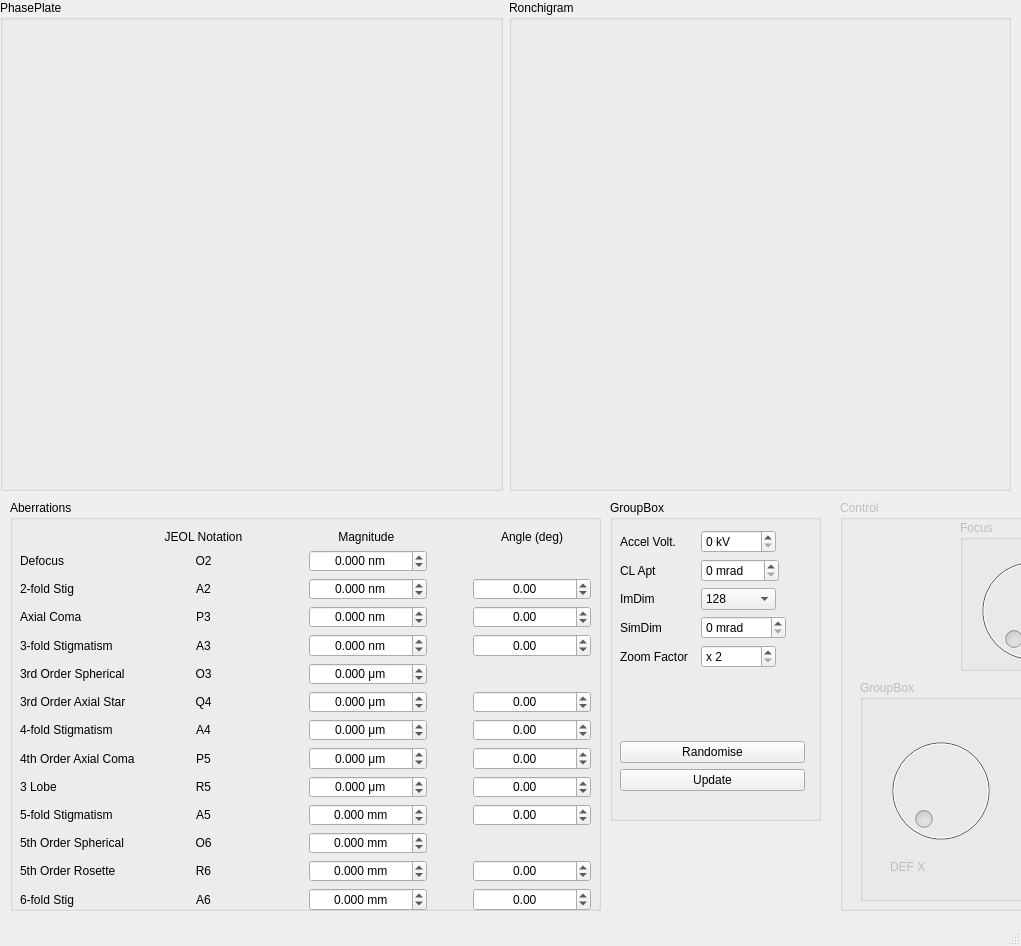
<?xml version="1.0" encoding="UTF-8"?>
<ui version="4.0">
 <class>MainWindow</class>
 <widget class="QMainWindow" name="MainWindow">
  <property name="geometry">
   <rect>
    <x>0</x>
    <y>0</y>
    <width>1021</width>
    <height>946</height>
   </rect>
  </property>
  <property name="windowTitle">
   <string>MainWindow</string>
  </property>
  <widget class="QWidget" name="centralwidget">
   <widget class="QWidget" name="horizontalLayoutWidget">
    <property name="geometry">
     <rect>
      <x>0</x>
      <y>0</y>
      <width>1011</width>
      <height>491</height>
     </rect>
    </property>
    <layout class="QHBoxLayout" name="horizontalLayout">
     <item>
      <widget class="QGroupBox" name="groupBox">
       <property name="title">
        <string>PhasePlate</string>
       </property>
       <widget class="QWidget" name="horizontalLayoutWidget_2">
        <property name="geometry">
         <rect>
          <x>10</x>
          <y>30</y>
          <width>481</width>
          <height>451</height>
         </rect>
        </property>
        <layout class="QHBoxLayout" name="Phase_Layout"/>
       </widget>
      </widget>
     </item>
     <item>
      <widget class="QGroupBox" name="groupBox_2">
       <property name="title">
        <string>Ronchigram</string>
       </property>
       <widget class="QWidget" name="horizontalLayoutWidget_3">
        <property name="geometry">
         <rect>
          <x>10</x>
          <y>30</y>
          <width>481</width>
          <height>451</height>
         </rect>
        </property>
        <layout class="QHBoxLayout" name="Ronch_Layout"/>
       </widget>
      </widget>
     </item>
    </layout>
   </widget>
   <widget class="QGroupBox" name="groupBox_3">
    <property name="geometry">
     <rect>
      <x>10</x>
      <y>500</y>
      <width>591</width>
      <height>411</height>
     </rect>
    </property>
    <property name="title">
     <string>Aberrations</string>
    </property>
    <widget class="QWidget" name="gridLayoutWidget">
     <property name="geometry">
      <rect>
       <x>10</x>
       <y>30</y>
       <width>571</width>
       <height>381</height>
      </rect>
     </property>
     <layout class="QGridLayout" name="gridLayout">
      <item row="0" column="1">
       <widget class="QLabel" name="label_2">
        <property name="text">
         <string>JEOL Notation</string>
        </property>
        <property name="alignment">
         <set>Qt::AlignCenter</set>
        </property>
       </widget>
      </item>
      <item row="8" column="1">
       <widget class="QLabel" name="P5_not_label">
        <property name="text">
         <string>P5</string>
        </property>
        <property name="alignment">
         <set>Qt::AlignCenter</set>
        </property>
       </widget>
      </item>
      <item row="2" column="0">
       <widget class="QLabel" name="A2_label">
        <property name="text">
         <string>2-fold Stig</string>
        </property>
       </widget>
      </item>
      <item row="6" column="0">
       <widget class="QLabel" name="Q4_label">
        <property name="text">
         <string>3rd Order Axial Star</string>
        </property>
       </widget>
      </item>
      <item row="13" column="1">
       <widget class="QLabel" name="A6_not_label">
        <property name="text">
         <string>A6</string>
        </property>
        <property name="alignment">
         <set>Qt::AlignCenter</set>
        </property>
       </widget>
      </item>
      <item row="1" column="0">
       <widget class="QLabel" name="O2_label">
        <property name="text">
         <string>Defocus</string>
        </property>
       </widget>
      </item>
      <item row="5" column="1">
       <widget class="QLabel" name="O3_not_label">
        <property name="text">
         <string>O3</string>
        </property>
        <property name="alignment">
         <set>Qt::AlignCenter</set>
        </property>
       </widget>
      </item>
      <item row="9" column="0">
       <widget class="QLabel" name="R5_label">
        <property name="text">
         <string>3 Lobe</string>
        </property>
       </widget>
      </item>
      <item row="1" column="1">
       <widget class="QLabel" name="O2_not_label">
        <property name="text">
         <string>O2</string>
        </property>
        <property name="alignment">
         <set>Qt::AlignCenter</set>
        </property>
       </widget>
      </item>
      <item row="10" column="1">
       <widget class="QLabel" name="A5_not_label">
        <property name="text">
         <string>A5</string>
        </property>
        <property name="alignment">
         <set>Qt::AlignCenter</set>
        </property>
       </widget>
      </item>
      <item row="13" column="0">
       <widget class="QLabel" name="A6_label">
        <property name="text">
         <string>6-fold Stig</string>
        </property>
       </widget>
      </item>
      <item row="7" column="1">
       <widget class="QLabel" name="A4_not_label">
        <property name="text">
         <string>A4</string>
        </property>
        <property name="alignment">
         <set>Qt::AlignCenter</set>
        </property>
       </widget>
      </item>
      <item row="8" column="0">
       <widget class="QLabel" name="P5_label">
        <property name="text">
         <string>4th Order Axial Coma</string>
        </property>
       </widget>
      </item>
      <item row="0" column="3">
       <widget class="QLabel" name="label_4">
        <property name="text">
         <string>Magnitude </string>
        </property>
        <property name="alignment">
         <set>Qt::AlignCenter</set>
        </property>
       </widget>
      </item>
      <item row="4" column="0">
       <widget class="QLabel" name="A3_label">
        <property name="text">
         <string>3-fold Stigmatism</string>
        </property>
       </widget>
      </item>
      <item row="3" column="0">
       <widget class="QLabel" name="P3_label">
        <property name="text">
         <string>Axial Coma</string>
        </property>
       </widget>
      </item>
      <item row="10" column="0">
       <widget class="QLabel" name="A5_label">
        <property name="text">
         <string>5-fold Stigmatism</string>
        </property>
       </widget>
      </item>
      <item row="1" column="4">
       <spacer name="horizontalSpacer">
        <property name="orientation">
         <enum>Qt::Horizontal</enum>
        </property>
        <property name="sizeType">
         <enum>QSizePolicy::Fixed</enum>
        </property>
        <property name="sizeHint" stdset="0">
         <size>
          <width>40</width>
          <height>20</height>
         </size>
        </property>
       </spacer>
      </item>
      <item row="6" column="1">
       <widget class="QLabel" name="Q4_not_label">
        <property name="text">
         <string>Q4</string>
        </property>
        <property name="alignment">
         <set>Qt::AlignCenter</set>
        </property>
       </widget>
      </item>
      <item row="11" column="1">
       <widget class="QLabel" name="O6_not_label">
        <property name="text">
         <string>O6</string>
        </property>
        <property name="alignment">
         <set>Qt::AlignCenter</set>
        </property>
       </widget>
      </item>
      <item row="0" column="5">
       <widget class="QLabel" name="ang_label">
        <property name="text">
         <string>Angle (deg)</string>
        </property>
        <property name="alignment">
         <set>Qt::AlignCenter</set>
        </property>
       </widget>
      </item>
      <item row="1" column="2">
       <spacer name="horizontalSpacer_2">
        <property name="orientation">
         <enum>Qt::Horizontal</enum>
        </property>
        <property name="sizeType">
         <enum>QSizePolicy::Fixed</enum>
        </property>
        <property name="sizeHint" stdset="0">
         <size>
          <width>40</width>
          <height>20</height>
         </size>
        </property>
       </spacer>
      </item>
      <item row="4" column="1">
       <widget class="QLabel" name="A3_not_label">
        <property name="text">
         <string>A3</string>
        </property>
        <property name="alignment">
         <set>Qt::AlignCenter</set>
        </property>
       </widget>
      </item>
      <item row="3" column="1">
       <widget class="QLabel" name="P3_not_label">
        <property name="text">
         <string>P3</string>
        </property>
        <property name="alignment">
         <set>Qt::AlignCenter</set>
        </property>
       </widget>
      </item>
      <item row="5" column="0">
       <widget class="QLabel" name="O3_label">
        <property name="text">
         <string>3rd Order Spherical</string>
        </property>
       </widget>
      </item>
      <item row="12" column="0">
       <widget class="QLabel" name="R6_label">
        <property name="text">
         <string>5th Order Rosette</string>
        </property>
       </widget>
      </item>
      <item row="12" column="1">
       <widget class="QLabel" name="R6_not_label">
        <property name="text">
         <string>R6</string>
        </property>
        <property name="alignment">
         <set>Qt::AlignCenter</set>
        </property>
       </widget>
      </item>
      <item row="11" column="0">
       <widget class="QLabel" name="O6_label">
        <property name="text">
         <string>5th Order Spherical</string>
        </property>
       </widget>
      </item>
      <item row="9" column="1">
       <widget class="QLabel" name="R5_not_label">
        <property name="text">
         <string>R5</string>
        </property>
        <property name="alignment">
         <set>Qt::AlignCenter</set>
        </property>
       </widget>
      </item>
      <item row="7" column="0">
       <widget class="QLabel" name="A4_label">
        <property name="text">
         <string>4-fold Stigmatism</string>
        </property>
       </widget>
      </item>
      <item row="2" column="1">
       <widget class="QLabel" name="A2_label_2">
        <property name="text">
         <string>A2</string>
        </property>
        <property name="alignment">
         <set>Qt::AlignCenter</set>
        </property>
       </widget>
      </item>
      <item row="1" column="3">
       <widget class="QDoubleSpinBox" name="O2_doubleSpinBox">
        <property name="alignment">
         <set>Qt::AlignCenter</set>
        </property>
        <property name="suffix">
         <string> nm</string>
        </property>
        <property name="decimals">
         <number>3</number>
        </property>
        <property name="minimum">
         <double>-1000.000000000000000</double>
        </property>
        <property name="maximum">
         <double>1000.000000000000000</double>
        </property>
       </widget>
      </item>
      <item row="2" column="5">
       <widget class="QDoubleSpinBox" name="A2_ang_doubleSpinBox">
        <property name="alignment">
         <set>Qt::AlignCenter</set>
        </property>
        <property name="minimum">
         <double>-180.000000000000000</double>
        </property>
        <property name="maximum">
         <double>180.000000000000000</double>
        </property>
       </widget>
      </item>
      <item row="2" column="3">
       <widget class="QDoubleSpinBox" name="A2_doubleSpinBox">
        <property name="alignment">
         <set>Qt::AlignCenter</set>
        </property>
        <property name="suffix">
         <string> nm</string>
        </property>
        <property name="decimals">
         <number>3</number>
        </property>
        <property name="minimum">
         <double>-1000.000000000000000</double>
        </property>
        <property name="maximum">
         <double>1000.000000000000000</double>
        </property>
       </widget>
      </item>
      <item row="4" column="5">
       <widget class="QDoubleSpinBox" name="A3_ang_doubleSpinBox">
        <property name="alignment">
         <set>Qt::AlignCenter</set>
        </property>
        <property name="minimum">
         <double>-180.000000000000000</double>
        </property>
        <property name="maximum">
         <double>180.000000000000000</double>
        </property>
       </widget>
      </item>
      <item row="5" column="3">
       <widget class="QDoubleSpinBox" name="O3_doubleSpinBox">
        <property name="alignment">
         <set>Qt::AlignCenter</set>
        </property>
        <property name="suffix">
         <string> μm</string>
        </property>
        <property name="decimals">
         <number>3</number>
        </property>
        <property name="minimum">
         <double>-1000.000000000000000</double>
        </property>
        <property name="maximum">
         <double>1000.000000000000000</double>
        </property>
       </widget>
      </item>
      <item row="11" column="3">
       <widget class="QDoubleSpinBox" name="O6_doubleSpinBox">
        <property name="alignment">
         <set>Qt::AlignCenter</set>
        </property>
        <property name="suffix">
         <string> mm</string>
        </property>
        <property name="decimals">
         <number>3</number>
        </property>
        <property name="minimum">
         <double>-1000.000000000000000</double>
        </property>
        <property name="maximum">
         <double>1000.000000000000000</double>
        </property>
       </widget>
      </item>
      <item row="3" column="5">
       <widget class="QDoubleSpinBox" name="P3_ang_doubleSpinBox">
        <property name="alignment">
         <set>Qt::AlignCenter</set>
        </property>
        <property name="minimum">
         <double>-180.000000000000000</double>
        </property>
        <property name="maximum">
         <double>180.000000000000000</double>
        </property>
       </widget>
      </item>
      <item row="3" column="3">
       <widget class="QDoubleSpinBox" name="P3_doubleSpinBox">
        <property name="alignment">
         <set>Qt::AlignCenter</set>
        </property>
        <property name="suffix">
         <string> nm</string>
        </property>
        <property name="decimals">
         <number>3</number>
        </property>
        <property name="minimum">
         <double>-1000.000000000000000</double>
        </property>
        <property name="maximum">
         <double>1000.000000000000000</double>
        </property>
       </widget>
      </item>
      <item row="8" column="5">
       <widget class="QDoubleSpinBox" name="P5_ang_doubleSpinBox">
        <property name="alignment">
         <set>Qt::AlignCenter</set>
        </property>
        <property name="minimum">
         <double>-180.000000000000000</double>
        </property>
        <property name="maximum">
         <double>180.000000000000000</double>
        </property>
       </widget>
      </item>
      <item row="13" column="3">
       <widget class="QDoubleSpinBox" name="A6_doubleSpinBox">
        <property name="alignment">
         <set>Qt::AlignCenter</set>
        </property>
        <property name="suffix">
         <string> mm</string>
        </property>
        <property name="decimals">
         <number>3</number>
        </property>
        <property name="minimum">
         <double>-1000.000000000000000</double>
        </property>
        <property name="maximum">
         <double>1000.000000000000000</double>
        </property>
       </widget>
      </item>
      <item row="10" column="3">
       <widget class="QDoubleSpinBox" name="A5_doubleSpinBox">
        <property name="alignment">
         <set>Qt::AlignCenter</set>
        </property>
        <property name="suffix">
         <string> mm</string>
        </property>
        <property name="decimals">
         <number>3</number>
        </property>
        <property name="minimum">
         <double>-1000.000000000000000</double>
        </property>
        <property name="maximum">
         <double>1000.000000000000000</double>
        </property>
       </widget>
      </item>
      <item row="13" column="5">
       <widget class="QDoubleSpinBox" name="A6_ang_doubleSpinBox">
        <property name="alignment">
         <set>Qt::AlignCenter</set>
        </property>
        <property name="minimum">
         <double>-180.000000000000000</double>
        </property>
        <property name="maximum">
         <double>180.000000000000000</double>
        </property>
       </widget>
      </item>
      <item row="8" column="3">
       <widget class="QDoubleSpinBox" name="P5_doubleSpinBox">
        <property name="alignment">
         <set>Qt::AlignCenter</set>
        </property>
        <property name="suffix">
         <string> μm</string>
        </property>
        <property name="decimals">
         <number>3</number>
        </property>
        <property name="minimum">
         <double>-1000.000000000000000</double>
        </property>
        <property name="maximum">
         <double>1000.000000000000000</double>
        </property>
       </widget>
      </item>
      <item row="6" column="5">
       <widget class="QDoubleSpinBox" name="Q4_ang_doubleSpinBox">
        <property name="alignment">
         <set>Qt::AlignCenter</set>
        </property>
        <property name="minimum">
         <double>-180.000000000000000</double>
        </property>
        <property name="maximum">
         <double>180.000000000000000</double>
        </property>
       </widget>
      </item>
      <item row="6" column="3">
       <widget class="QDoubleSpinBox" name="Q4_doubleSpinBox">
        <property name="alignment">
         <set>Qt::AlignCenter</set>
        </property>
        <property name="suffix">
         <string> μm</string>
        </property>
        <property name="decimals">
         <number>3</number>
        </property>
        <property name="minimum">
         <double>-1000.000000000000000</double>
        </property>
        <property name="maximum">
         <double>1000.000000000000000</double>
        </property>
       </widget>
      </item>
      <item row="9" column="5">
       <widget class="QDoubleSpinBox" name="R5_ang_doubleSpinBox">
        <property name="alignment">
         <set>Qt::AlignCenter</set>
        </property>
        <property name="minimum">
         <double>-180.000000000000000</double>
        </property>
        <property name="maximum">
         <double>180.000000000000000</double>
        </property>
       </widget>
      </item>
      <item row="12" column="5">
       <widget class="QDoubleSpinBox" name="R6_ang_doubleSpinBox">
        <property name="alignment">
         <set>Qt::AlignCenter</set>
        </property>
        <property name="minimum">
         <double>-180.000000000000000</double>
        </property>
        <property name="maximum">
         <double>180.000000000000000</double>
        </property>
       </widget>
      </item>
      <item row="9" column="3">
       <widget class="QDoubleSpinBox" name="R5_doubleSpinBox">
        <property name="alignment">
         <set>Qt::AlignCenter</set>
        </property>
        <property name="suffix">
         <string> μm</string>
        </property>
        <property name="decimals">
         <number>3</number>
        </property>
        <property name="minimum">
         <double>-1000.000000000000000</double>
        </property>
        <property name="maximum">
         <double>1000.000000000000000</double>
        </property>
       </widget>
      </item>
      <item row="12" column="3">
       <widget class="QDoubleSpinBox" name="R6_doubleSpinBox">
        <property name="alignment">
         <set>Qt::AlignCenter</set>
        </property>
        <property name="suffix">
         <string> mm</string>
        </property>
        <property name="decimals">
         <number>3</number>
        </property>
        <property name="minimum">
         <double>-1000.000000000000000</double>
        </property>
        <property name="maximum">
         <double>1000.000000000000000</double>
        </property>
       </widget>
      </item>
      <item row="4" column="3">
       <widget class="QDoubleSpinBox" name="A3_doubleSpinBox">
        <property name="alignment">
         <set>Qt::AlignCenter</set>
        </property>
        <property name="suffix">
         <string> nm</string>
        </property>
        <property name="decimals">
         <number>3</number>
        </property>
        <property name="minimum">
         <double>-1000.000000000000000</double>
        </property>
        <property name="maximum">
         <double>1000.000000000000000</double>
        </property>
       </widget>
      </item>
      <item row="7" column="5">
       <widget class="QDoubleSpinBox" name="A4_ang_doubleSpinBox">
        <property name="alignment">
         <set>Qt::AlignCenter</set>
        </property>
        <property name="minimum">
         <double>-180.000000000000000</double>
        </property>
        <property name="maximum">
         <double>180.000000000000000</double>
        </property>
       </widget>
      </item>
      <item row="7" column="3">
       <widget class="QDoubleSpinBox" name="A4_doubleSpinBox">
        <property name="alignment">
         <set>Qt::AlignCenter</set>
        </property>
        <property name="suffix">
         <string> μm</string>
        </property>
        <property name="decimals">
         <number>3</number>
        </property>
        <property name="minimum">
         <double>-1000.000000000000000</double>
        </property>
        <property name="maximum">
         <double>1000.000000000000000</double>
        </property>
       </widget>
      </item>
      <item row="10" column="5">
       <widget class="QDoubleSpinBox" name="A5_ang_doubleSpinBox">
        <property name="alignment">
         <set>Qt::AlignCenter</set>
        </property>
        <property name="minimum">
         <double>-180.000000000000000</double>
        </property>
        <property name="maximum">
         <double>180.000000000000000</double>
        </property>
       </widget>
      </item>
     </layout>
    </widget>
   </widget>
   <widget class="QGroupBox" name="groupBox_4">
    <property name="enabled">
     <bool>false</bool>
    </property>
    <property name="geometry">
     <rect>
      <x>840</x>
      <y>500</y>
      <width>381</width>
      <height>411</height>
     </rect>
    </property>
    <property name="title">
     <string>Control</string>
    </property>
    <widget class="QGroupBox" name="groupBox_5">
     <property name="enabled">
      <bool>false</bool>
     </property>
     <property name="geometry">
      <rect>
       <x>120</x>
       <y>20</y>
       <width>141</width>
       <height>151</height>
      </rect>
     </property>
     <property name="title">
      <string>Focus</string>
     </property>
     <widget class="QDial" name="defocus_dial">
      <property name="enabled">
       <bool>false</bool>
      </property>
      <property name="geometry">
       <rect>
        <x>10</x>
        <y>20</y>
        <width>121</width>
        <height>141</height>
       </rect>
      </property>
     </widget>
    </widget>
    <widget class="QGroupBox" name="groupBox_6">
     <property name="enabled">
      <bool>false</bool>
     </property>
     <property name="geometry">
      <rect>
       <x>20</x>
       <y>180</y>
       <width>341</width>
       <height>221</height>
      </rect>
     </property>
     <property name="title">
      <string>GroupBox</string>
     </property>
     <widget class="QDial" name="defx_dial">
      <property name="enabled">
       <bool>false</bool>
      </property>
      <property name="geometry">
       <rect>
        <x>20</x>
        <y>40</y>
        <width>121</width>
        <height>141</height>
       </rect>
      </property>
     </widget>
     <widget class="QDial" name="defy_dial">
      <property name="enabled">
       <bool>false</bool>
      </property>
      <property name="geometry">
       <rect>
        <x>200</x>
        <y>40</y>
        <width>121</width>
        <height>141</height>
       </rect>
      </property>
     </widget>
     <widget class="QComboBox" name="comboBox">
      <property name="enabled">
       <bool>false</bool>
      </property>
      <property name="geometry">
       <rect>
        <x>180</x>
        <y>10</y>
        <width>151</width>
        <height>22</height>
       </rect>
      </property>
      <item>
       <property name="text">
        <string>Defocus</string>
       </property>
      </item>
      <item>
       <property name="text">
        <string>2-fold Stig</string>
       </property>
      </item>
     </widget>
     <widget class="QLabel" name="label">
      <property name="enabled">
       <bool>false</bool>
      </property>
      <property name="geometry">
       <rect>
        <x>30</x>
        <y>180</y>
        <width>47</width>
        <height>13</height>
       </rect>
      </property>
      <property name="text">
       <string>DEF X</string>
      </property>
     </widget>
     <widget class="QLabel" name="label_3">
      <property name="enabled">
       <bool>false</bool>
      </property>
      <property name="geometry">
       <rect>
        <x>230</x>
        <y>180</y>
        <width>47</width>
        <height>13</height>
       </rect>
      </property>
      <property name="text">
       <string>DEF Y</string>
      </property>
     </widget>
    </widget>
   </widget>
   <widget class="QGroupBox" name="groupBox_7">
    <property name="geometry">
     <rect>
      <x>610</x>
      <y>500</y>
      <width>211</width>
      <height>321</height>
     </rect>
    </property>
    <property name="minimumSize">
     <size>
      <width>75</width>
      <height>0</height>
     </size>
    </property>
    <property name="title">
     <string>GroupBox</string>
    </property>
    <widget class="QWidget" name="verticalLayoutWidget">
     <property name="geometry">
      <rect>
       <x>10</x>
       <y>30</y>
       <width>185</width>
       <height>261</height>
      </rect>
     </property>
     <layout class="QVBoxLayout" name="verticalLayout_2">
      <item>
       <layout class="QFormLayout" name="formLayout">
        <item row="0" column="0">
         <widget class="QLabel" name="label_5">
          <property name="minimumSize">
           <size>
            <width>75</width>
            <height>0</height>
           </size>
          </property>
          <property name="text">
           <string>Accel Volt.</string>
          </property>
         </widget>
        </item>
        <item row="0" column="1">
         <widget class="QSpinBox" name="acc_spinBox">
          <property name="sizePolicy">
           <sizepolicy hsizetype="Fixed" vsizetype="Fixed">
            <horstretch>0</horstretch>
            <verstretch>0</verstretch>
           </sizepolicy>
          </property>
          <property name="minimumSize">
           <size>
            <width>75</width>
            <height>0</height>
           </size>
          </property>
          <property name="suffix">
           <string> kV</string>
          </property>
          <property name="maximum">
           <number>1000</number>
          </property>
          <property name="singleStep">
           <number>20</number>
          </property>
         </widget>
        </item>
        <item row="1" column="0">
         <widget class="QLabel" name="label_6">
          <property name="minimumSize">
           <size>
            <width>75</width>
            <height>0</height>
           </size>
          </property>
          <property name="text">
           <string>CL Apt</string>
          </property>
         </widget>
        </item>
        <item row="2" column="0">
         <widget class="QLabel" name="label_7">
          <property name="minimumSize">
           <size>
            <width>75</width>
            <height>0</height>
           </size>
          </property>
          <property name="text">
           <string>ImDim</string>
          </property>
         </widget>
        </item>
        <item row="3" column="0">
         <widget class="QLabel" name="label_8">
          <property name="minimumSize">
           <size>
            <width>75</width>
            <height>0</height>
           </size>
          </property>
          <property name="text">
           <string>SimDim</string>
          </property>
         </widget>
        </item>
        <item row="3" column="1">
         <widget class="QSpinBox" name="simdim_spinBox">
          <property name="sizePolicy">
           <sizepolicy hsizetype="Fixed" vsizetype="Fixed">
            <horstretch>0</horstretch>
            <verstretch>0</verstretch>
           </sizepolicy>
          </property>
          <property name="minimumSize">
           <size>
            <width>75</width>
            <height>0</height>
           </size>
          </property>
          <property name="suffix">
           <string> mrad</string>
          </property>
          <property name="maximum">
           <number>2048</number>
          </property>
         </widget>
        </item>
        <item row="1" column="1">
         <widget class="QSpinBox" name="CLApt_spinBox">
          <property name="sizePolicy">
           <sizepolicy hsizetype="Fixed" vsizetype="Fixed">
            <horstretch>0</horstretch>
            <verstretch>0</verstretch>
           </sizepolicy>
          </property>
          <property name="minimumSize">
           <size>
            <width>75</width>
            <height>0</height>
           </size>
          </property>
          <property name="suffix">
           <string> mrad</string>
          </property>
          <property name="maximum">
           <number>100</number>
          </property>
         </widget>
        </item>
        <item row="2" column="1">
         <widget class="QComboBox" name="imdim_comboBox">
          <property name="sizePolicy">
           <sizepolicy hsizetype="Fixed" vsizetype="Fixed">
            <horstretch>0</horstretch>
            <verstretch>0</verstretch>
           </sizepolicy>
          </property>
          <property name="minimumSize">
           <size>
            <width>75</width>
            <height>0</height>
           </size>
          </property>
          <item>
           <property name="text">
            <string>128</string>
           </property>
          </item>
          <item>
           <property name="text">
            <string>256</string>
           </property>
          </item>
          <item>
           <property name="text">
            <string>512</string>
           </property>
          </item>
          <item>
           <property name="text">
            <string>1024</string>
           </property>
          </item>
          <item>
           <property name="text">
            <string>2048</string>
           </property>
          </item>
         </widget>
        </item>
        <item row="4" column="0">
         <widget class="QLabel" name="label_9">
          <property name="minimumSize">
           <size>
            <width>75</width>
            <height>0</height>
           </size>
          </property>
          <property name="text">
           <string>Zoom Factor</string>
          </property>
         </widget>
        </item>
        <item row="4" column="1">
         <widget class="QSpinBox" name="simdim_spinBox_2">
          <property name="sizePolicy">
           <sizepolicy hsizetype="Fixed" vsizetype="Fixed">
            <horstretch>0</horstretch>
            <verstretch>0</verstretch>
           </sizepolicy>
          </property>
          <property name="minimumSize">
           <size>
            <width>75</width>
            <height>0</height>
           </size>
          </property>
          <property name="suffix">
           <string/>
          </property>
          <property name="prefix">
           <string>x </string>
          </property>
          <property name="minimum">
           <number>2</number>
          </property>
          <property name="maximum">
           <number>32</number>
          </property>
         </widget>
        </item>
       </layout>
      </item>
      <item>
       <widget class="QPushButton" name="pushButton_4">
        <property name="text">
         <string>Randomise</string>
        </property>
       </widget>
      </item>
      <item>
       <widget class="QPushButton" name="pushButton_2">
        <property name="text">
         <string>Update</string>
        </property>
       </widget>
      </item>
     </layout>
    </widget>
   </widget>
  </widget>
  <widget class="QMenuBar" name="menubar">
   <property name="geometry">
    <rect>
     <x>0</x>
     <y>0</y>
     <width>1021</width>
     <height>21</height>
    </rect>
   </property>
  </widget>
  <widget class="QStatusBar" name="statusbar"/>
 </widget>
 <resources/>
 <connections/>
</ui>
